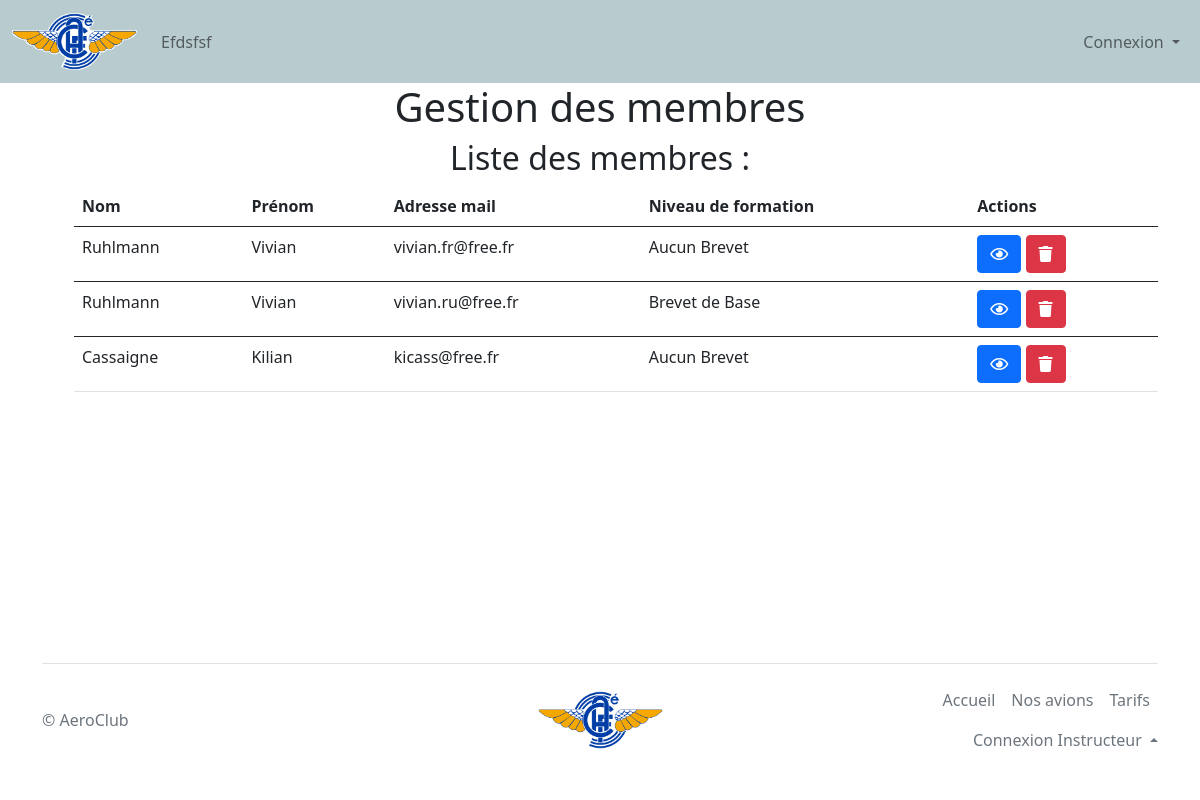
The app's page /actions/manageMembers.php, older data.
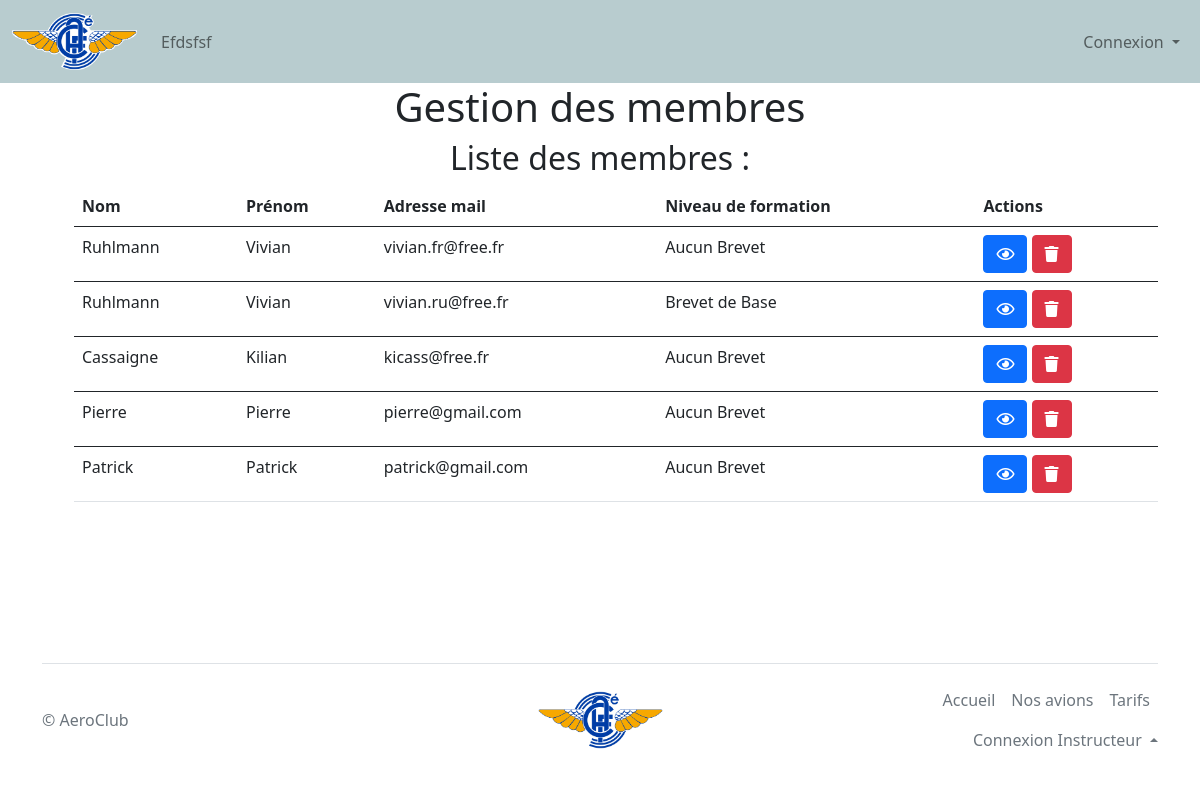
The same page, newer data.
### tables this page shows
CREATE TABLE `members` (
  `id` int(11) NOT NULL,
  `firstname` varchar(100) NOT NULL,
  `lastname` varchar(100) NOT NULL,
  `birthDate` date NOT NULL,
  `level` enum('Aucun Brevet','Brevet de Base','Licence Pilote d''Avion Léger','Brevet de Pilote Privé') NOT NULL DEFAULT 'Aucun Brevet',
  `mail` varchar(100) NOT NULL,
  `additionalCost` int(11) NOT NULL,
  `password` varchar(128) NOT NULL,
  `soloHours` int(11) NOT NULL DEFAULT '0',
  `trainingHours` int(11) NOT NULL DEFAULT '0'
);

### actions/manageMembers.php (the view, shortened to what this page needs)
<!DOCTYPE html>
<html lang="fr">
<head>
    <?php include '../utils/head.php'; ?>
</head>
<body class="d-flex flex-column h-100">
    <?php include '../utils/header.php'; ?>
    <div class="container">
        <h1 style="text-align: center;">Gestion des membres</h1>
        <div class="row">
            <div class="col">
                <?php
                $bdd = getDatabaseConnection();
                $q = 'SELECT * FROM members';
                $req = $bdd->prepare($q);
                $req->execute();
                $results = $req->fetchAll();
                ?>
                <h2 style="text-align: center;">Liste des membres :</h2>
                <ul>
                    <table class="table">
                        <thead class="thead-dark">
                            <tr>
                                <th scope="col">Nom</th>
                                <th scope="col">Prénom</th>
                                <th scope="col">Adresse mail</th>
                                <th scope="col">Niveau de formation</th>
                                <th scope="col">Actions</th>
                            </tr>
                        </thead>
                        <?php foreach ($results as $key => $members) { ?>
                            <tbody>
                                <tr>
                                    <td><?= $members['lastname']; ?></td>
                                    <td><?= $members['firstname']; ?> </td>
                                    <td><?= $members['mail']; ?> </td>
                                    <td><?= $members['level']; ?> </td>
                                    <td>
                                        <a href="seeDetails.php?id_member=<?php echo $members['id'] ?>" class="btn btn-primary"><i class="far fa-eye" style="text-align: center"></i></a>
                                        <a onClick="javascript: return confirm('Veuillez comfirmer la suppression');" href="deleteMember.php?id_member=<?php echo $members['id'] ?>" class="btn btn-danger"><i class="fas fa-trash" style="text-align: center"></i></a>
                                    </td>
                                </tr>
                            <?php } ?>
                            </tbody>
                    </table>
                </ul>
            </div>
        </div>
    </div>
    <?php include("../utils/footer.php"); ?>
</body>

Row changes from the older to the newer data that the page shows:
added members: lastname "Pierre", firstname "Pierre", mail "pierre@gmail.com", level "Aucun Brevet"
added members: lastname "Patrick", firstname "Patrick", mail "patrick@gmail.com", level "Aucun Brevet"
